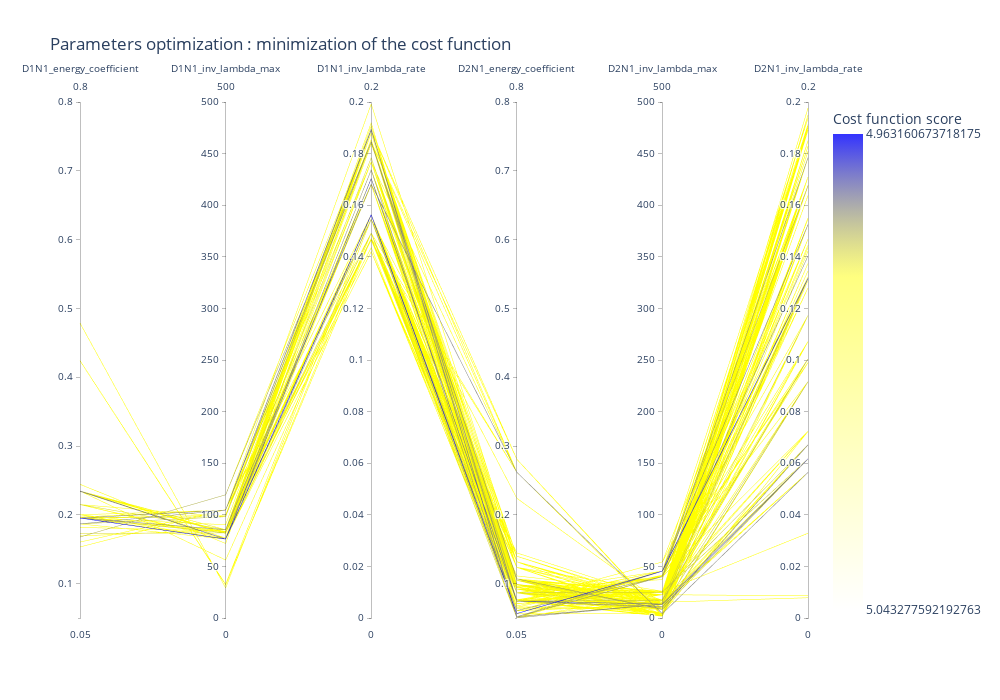

Notebook code for this chart:
### Code cell
fig = viewer.parallel_coordinates(500, unselected_opacity=0)
fig.update_layout(width=1000, height=700)

### Figure 1 — Plotly figure (JSON) as saved in the notebook; plotly's stock layout.template omitted (floating-point values rounded to 4 significant figures; data arrays with more than 128 entries replaced by an {"elided": "..."} marker saying what was removed)
{"data": [{"dimensions": [{"label": "D1N1_energy_coefficient", "range": [0.05, 0.8], "values": {"elided": "500 float values"}}, {"label": "D1N1_inv_lambda_max", "range": [0, 500], "values": {"elided": "500 float values"}}, {"label": "D1N1_inv_lambda_rate", "range": [0, 0.2], "values": {"elided": "500 float values"}}, {"label": "D2N1_energy_coefficient", "range": [0.05, 0.8], "values": {"elided": "500 float values"}}, {"label": "D2N1_inv_lambda_max", "range": [0, 500], "values": {"elided": "500 float values"}}, {"label": "D2N1_inv_lambda_rate", "range": [0, 0.2], "values": {"elided": "500 float values"}}], "line": {"color": {"elided": "500 float values"}, "colorbar": {"tickmode": "array", "ticktext": [4.963, 5.043], "tickvals": [-4.963, -5.043], "title": {"text": "Cost function score"}}, "colorscale": [[0, "rgba(0, 0, 255, 0.8)"], [0.3, "rgba(255,255,0,0.5)"], [1, "rgba(255,255,0,0.0)"]], "reversescale": true, "showscale": true}, "type": "parcoords", "unselected": {"line": {"opacity": 0}}}], "layout": {"coloraxis": {"colorbar": {"title": {"text": "Fitness"}}}, "height": 700, "title": {"text": "Parameters optimization : minimization of the cost function"}, "width": 1000}}
